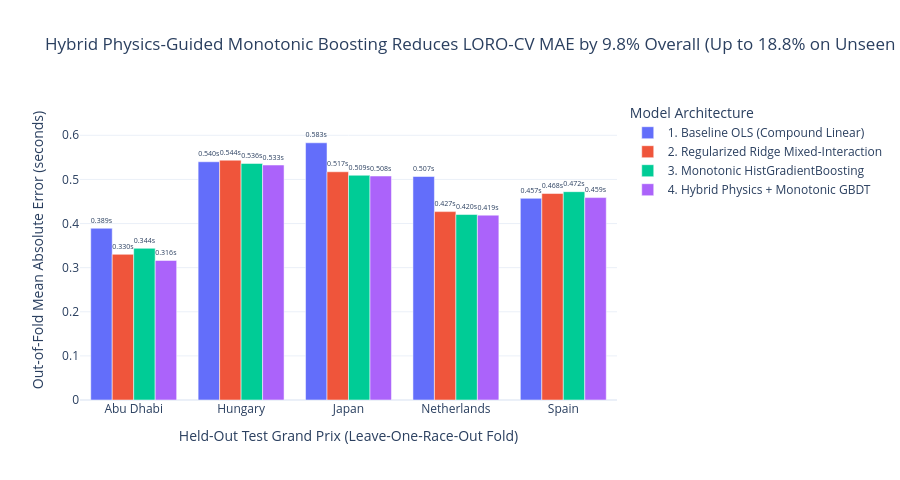

Notebook code for this chart:
### Code cell
folds_plot_df = loro_metrics[loro_metrics["Fold"].str.startswith("Fold")].copy()
melted_folds = folds_plot_df.melt(
    id_vars=["Fold", "TestCircuit"],
    value_vars=["Baseline_MAE_s", "Ridge_MAE_s", "MonotonicHGB_MAE_s", "Hybrid_MAE_s"],
    var_name="Model",
    value_name="MAE_Seconds",
)
model_label_map = {
    "Baseline_MAE_s": "1. Baseline OLS (Compound Linear)",
    "Ridge_MAE_s": "2. Regularized Ridge Mixed-Interaction",
    "MonotonicHGB_MAE_s": "3. Monotonic HistGradientBoosting",
    "Hybrid_MAE_s": "4. Hybrid Physics + Monotonic GBDT",
}
melted_folds["Model"] = melted_folds["Model"].map(model_label_map)

fig_loro = px.bar(
    melted_folds,
    x="TestCircuit",
    y="MAE_Seconds",
    color="Model",
    barmode="group",
    text="MAE_Seconds",
    title="Hybrid Physics-Guided Monotonic Boosting Reduces LORO-CV MAE by 9.8% Overall (Up to 18.8% on Unseen Circuits)",
    labels={
        "TestCircuit": "Held-Out Test Grand Prix (Leave-One-Race-Out Fold)",
        "MAE_Seconds": "Out-of-Fold Mean Absolute Error (seconds)",
    },
    template="plotly_white",
)
fig_loro.update_traces(texttemplate="%{text:.3f}s", textposition="outside")
fig_loro.update_layout(height=480, yaxis_range=[0, 0.68], legend_title_text="Model Architecture")
fig_loro.show()

### Figure 1 — Plotly figure (JSON) as saved in the notebook; plotly's stock layout.template omitted (floating-point values rounded to 4 significant figures)
{"data": [{"alignmentgroup": "True", "hovertemplate": "Model=1. Baseline OLS (Compound Linear)<br>Held-Out Test Grand Prix (Leave-One-Race-Out Fold)=%{x}<br>Out-of-Fold Mean Absolute Error (seconds)=%{text}<extra></extra>", "legendgroup": "1. Baseline OLS (Compound Linear)", "marker": {"color": "#636efa", "pattern": {"shape": ""}}, "name": "1. Baseline OLS (Compound Linear)", "offsetgroup": "1. Baseline OLS (Compound Linear)", "orientation": "v", "showlegend": true, "text": [0.3893, 0.54, 0.583, 0.5066, 0.4571], "textposition": "outside", "texttemplate": "%{text:.3f}s", "type": "bar", "x": ["Abu Dhabi", "Hungary", "Japan", "Netherlands", "Spain"], "xaxis": "x", "y": [0.3893, 0.54, 0.583, 0.5066, 0.4571], "yaxis": "y"}, {"alignmentgroup": "True", "hovertemplate": "Model=2. Regularized Ridge Mixed-Interaction<br>Held-Out Test Grand Prix (Leave-One-Race-Out Fold)=%{x}<br>Out-of-Fold Mean Absolute Error (seconds)=%{text}<extra></extra>", "legendgroup": "2. Regularized Ridge Mixed-Interaction", "marker": {"color": "#EF553B", "pattern": {"shape": ""}}, "name": "2. Regularized Ridge Mixed-Interaction", "offsetgroup": "2. Regularized Ridge Mixed-Interaction", "orientation": "v", "showlegend": true, "text": [0.3302, 0.5436, 0.5173, 0.427, 0.468], "textposition": "outside", "texttemplate": "%{text:.3f}s", "type": "bar", "x": ["Abu Dhabi", "Hungary", "Japan", "Netherlands", "Spain"], "xaxis": "x", "y": [0.3302, 0.5436, 0.5173, 0.427, 0.468], "yaxis": "y"}, {"alignmentgroup": "True", "hovertemplate": "Model=3. Monotonic HistGradientBoosting<br>Held-Out Test Grand Prix (Leave-One-Race-Out Fold)=%{x}<br>Out-of-Fold Mean Absolute Error (seconds)=%{text}<extra></extra>", "legendgroup": "3. Monotonic HistGradientBoosting", "marker": {"color": "#00cc96", "pattern": {"shape": ""}}, "name": "3. Monotonic HistGradientBoosting", "offsetgroup": "3. Monotonic HistGradientBoosting", "orientation": "v", "showlegend": true, "text": [0.3438, 0.5362, 0.5094, 0.4204, 0.4722], "textposition": "outside", "texttemplate": "%{text:.3f}s", "type": "bar", "x": ["Abu Dhabi", "Hungary", "Japan", "Netherlands", "Spain"], "xaxis": "x", "y": [0.3438, 0.5362, 0.5094, 0.4204, 0.4722], "yaxis": "y"}, {"alignmentgroup": "True", "hovertemplate": "Model=4. Hybrid Physics + Monotonic GBDT<br>Held-Out Test Grand Prix (Leave-One-Race-Out Fold)=%{x}<br>Out-of-Fold Mean Absolute Error (seconds)=%{text}<extra></extra>", "legendgroup": "4. Hybrid Physics + Monotonic GBDT", "marker": {"color": "#ab63fa", "pattern": {"shape": ""}}, "name": "4. Hybrid Physics + Monotonic GBDT", "offsetgroup": "4. Hybrid Physics + Monotonic GBDT", "orientation": "v", "showlegend": true, "text": [0.3163, 0.5326, 0.5077, 0.419, 0.4588], "textposition": "outside", "texttemplate": "%{text:.3f}s", "type": "bar", "x": ["Abu Dhabi", "Hungary", "Japan", "Netherlands", "Spain"], "xaxis": "x", "y": [0.3163, 0.5326, 0.5077, 0.419, 0.4588], "yaxis": "y"}], "layout": {"barmode": "group", "height": 480, "legend": {"title": {"text": "Model Architecture"}, "tracegroupgap": 0}, "title": {"text": "Hybrid Physics-Guided Monotonic Boosting Reduces LORO-CV MAE by 9.8% Overall (Up to 18.8% on Unseen Circuits)"}, "xaxis": {"anchor": "y", "domain": [0.0, 1.0], "title": {"text": "Held-Out Test Grand Prix (Leave-One-Race-Out Fold)"}}, "yaxis": {"anchor": "x", "domain": [0.0, 1.0], "range": [0, 0.68], "title": {"text": "Out-of-Fold Mean Absolute Error (seconds)"}}}}
